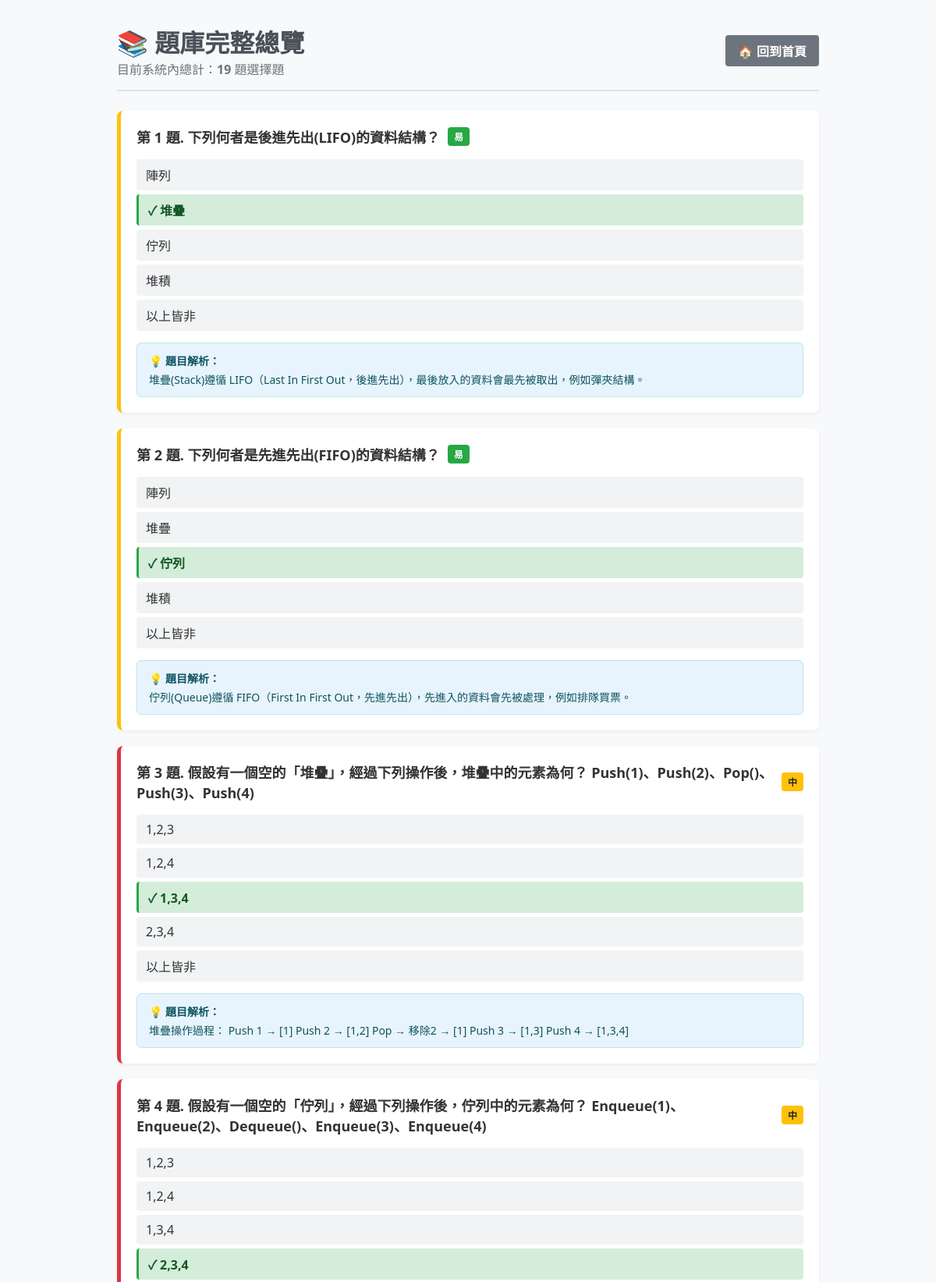
Screenshot of /questions/ (upper part) with the database file from the repository.
### quiz/models.py (models this page shows, shortened)
class Question(models.Model):
    question_text = models.TextField(verbose_name="題目內容")
    DIFFICULTY_CHOICES = [
        ('easy', '易'),
        ('medium', '中'),
        ('hard', '難'),
    ]
    difficulty = models.CharField(
        max_length=10,
        choices=DIFFICULTY_CHOICES,
        default='easy',
        verbose_name="難易度"
    )
    explanation = models.TextField(
        blank=True,
        null=True,
        verbose_name="解析"
    )

class Choice(models.Model):
    question = models.ForeignKey(
        Question,
        on_delete=models.CASCADE,
        related_name='choices',
        verbose_name="所屬題目"
    )
    choice_text = models.CharField(max_length=200, verbose_name="選項內容")
    is_correct = models.BooleanField(default=False, verbose_name="是否正確")

### quiz/views.py (the view)
# urls.py: path('questions/', views.question_all, name='question_all'),
def question_all(request):
    questions = Question.objects.prefetch_related('choices').all()
    return render(request, "quiz/question_list.html", {
        "questions": questions,
        "total_questions": questions.count()
    })

### quiz/templates/quiz/question_list.html (shortened to what this page needs)
<!DOCTYPE html>
<html lang="zh-Hant">
<head>
</head>
<body>
<div class="container">
    <div class="header">
        <div>
            <h1>📚 題庫完整總覽</h1>
            <div class="stats">目前系統內總計：<strong>{{ total_questions }}</strong> 題選擇題</div>
        </div>
        <a href="{% url 'index' %}" class="back-btn">🏠 回到首頁</a>
    </div>
    {% for q in questions %}
        <div class="question-card
            {% if q.difficulty == 'easy' %}border-easy
            {% elif q.difficulty == 'medium' border-medium
            {% else %}border-hard{% endif %}">
            <div class="question-title">
                <span>第 {{ forloop.counter }} 題. {{ q.question_text }}</span>
                {% if q.difficulty == 'easy' %}
                    <span class="badge bg-easy">易</span>
                {% elif q.difficulty == 'medium' %}
                    <span class="badge bg-medium">中</span>
                {% else %}
                    <span class="badge bg-hard">難</span>
                {% endif %}
            </div>
            <ul class="choice-list">
                {% for choice in q.choices.all %}
                    <li class="choice-item {% if choice.is_correct %}choice-correct{% endif %}">
                        {% if choice.is_correct %}✓ {% endif %}{{ choice.choice_text }}
                    </li>
                {% endfor %}
            </ul>
            {% if q.explanation %}
                <div class="explanation-box">
                    <div class="explanation-title">💡 題目解析：</div>
                    <div>{{ q.explanation }}</div>
                </div>
            {% endif %}
        </div>
    {% empty %}
        <p style="text-align: center; color: #6c757d; margin-top: 50px;">目前題庫中還沒有任何題目，請至後台管理系統新增！</p>
    {% endfor %}
</div>
</body>
</html>

### quiz/templates/quiz/question_list.html (style rules this page uses)
body { font-family: 'Segoe UI', Tahoma, Geneva, Verdana, sans-serif; background-color: #f8f9fa; color: #333; margin: 0; padding: 30px; }
.container { max-width: 900px; margin: 0 auto; }
.header { display: flex; justify-content: space-between; align-items: center; border-bottom: 2px solid #dee2e6; padding-bottom: 15px; margin-bottom: 25px; }
h1 { margin: 0; color: #495057; }
.back-btn { background-color: #6c757d; color: white; text-decoration: none; padding: 8px 16px; border-radius: 4px; font-weight: bold; transition: background 0.2s; }
.stats { color: #6c757d; font-size: 16px; }
.question-card { background: white; border-radius: 8px; box-shadow: 0 2px 4px rgba(0,0,0,0.05); padding: 20px; margin-bottom: 20px; border-left: 5px solid #6c757d; }
.border-easy { border-left-color: #28a745; }
.border-medium { border-left-color: #ffc107; }
.border-hard { border-left-color: #dc3545; }
.question-title { font-size: 18px; font-weight: bold; margin-bottom: 12px; display: flex; align-items: center; gap: 10px; }
.badge { padding: 3px 8px; border-radius: 4px; font-size: 12px; color: white; font-weight: bold; }
.bg-easy { background-color: #28a745; }
.bg-medium { background-color: #ffc107; color: #212529; }
.choice-list { list-style: none; padding-left: 0; margin-bottom: 15px; }
.choice-item { padding: 8px 12px; margin-bottom: 5px; border-radius: 4px; background-color: #f1f3f5; }
.choice-correct { background-color: #d4edda; color: #155724; font-weight: bold; border-left: 3px solid #28a745; }
.explanation-box { background-color: #e8f4fd; border: 1px solid #bee5eb; color: #0c5460; padding: 12px 15px; border-radius: 6px; font-size: 14px; margin-top: 10px; }
.explanation-title { font-weight: bold; margin-bottom: 4px; }

### rows the page displays
Question: question_text "下列何者是後進先出(LIFO)的資料結構？", difficulty "易", explanation "堆疊(Stack)遵循 LIFO（Last In First Out，後進先出），最後放入的資料會最先被取出，例如彈夾結構。"
Choice: choice_text "陣列"
Choice: choice_text "堆疊"
Choice: choice_text "佇列"
Choice: choice_text "堆積"
Choice: choice_text "以上皆非"
Question: question_text "下列何者是先進先出(FIFO)的資料結構？", difficulty "易", explanation "佇列(Queue)遵循 FIFO（First In First Out，先進先出），先進入的資料會先被處理，例如排隊買票。"
Choice: choice_text "陣列"
Choice: choice_text "堆疊"
Choice: choice_text "佇列"
Choice: choice_text "堆積"
Choice: choice_text "以上皆非"
Question: question_text "假設有一個空的「堆疊」，經過下列操作後，堆疊中的元素為何？ Push(1)、Push(2)、Pop()、Push(3)、Push(4)", difficulty "中", explanation "堆疊操作過程： Push 1 → [1] Push 2 → [1,2] Pop → 移除2 → [1] Push 3 → [1,3] Push 4 → [1,3,4]"
Choice: choice_text "1,2,3"
Choice: choice_text "1,2,4"
Choice: choice_text "1,3,4"
Choice: choice_text "2,3,4"
Choice: choice_text "以上皆非"
Question: question_text "假設有一個空的「佇列」，經過下列操作後，佇列中的元素為何？ Enqueue(1)、Enqueue(2)、Dequeue()、Enqueue(3)、Enqueue(4)", difficulty "中"
Choice: choice_text "1,2,3"
Choice: choice_text "1,2,4"
Choice: choice_text "1,3,4"
Choice: choice_text "2,3,4"

### other values shown
{{ total_questions }} "19"
